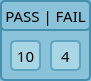
      <widget class="QFrame" name="frame_checklist_3">
       <property name="geometry">
        <rect>
         <x>230</x>
         <y>400</y>
         <width>91</width>
         <height>81</height>
        </rect>
       </property>
       <property name="font">
        <font>
         <pointsize>10</pointsize>
        </font>
       </property>
       <property name="styleSheet">
        <string notr="true">background-color: #89C2D9; 
border-radius: 5px;
border: 2px solid #468FAF;
</string>
       </property>
       <property name="frameShape">
        <enum>QFrame::StyledPanel</enum>
       </property>
       <property name="frameShadow">
        <enum>QFrame::Raised</enum>
       </property>
       <widget class="QLabel" name="label_checklist_passes">
        <property name="geometry">
         <rect>
          <x>10</x>
          <y>40</y>
          <width>31</width>
          <height>31</height>
         </rect>
        </property>
        <property name="font">
         <font>
          <family>Bahnschrift SemiLight</family>
          <pointsize>11</pointsize>
          <bold>false</bold>
         </font>
        </property>
        <property name="autoFillBackground">
         <bool>false</bool>
        </property>
        <property name="styleSheet">
         <string notr="true">QLabel {
background-color: #A9D6E5;
border-radius:5px;
border: 2px solid #61A5C2;
}</string>
        </property>
        <property name="text">
         <string>10</string>
        </property>
        <property name="alignment">
         <set>Qt::AlignCenter</set>
        </property>
       </widget>
       <widget class="QLabel" name="label_checklist_fails">
        <property name="geometry">
         <rect>
          <x>50</x>
          <y>40</y>
          <width>31</width>
          <height>31</height>
         </rect>
        </property>
        <property name="font">
         <font>
          <family>Bahnschrift SemiLight</family>
          <pointsize>11</pointsize>
          <bold>false</bold>
         </font>
        </property>
        <property name="autoFillBackground">
         <bool>false</bool>
        </property>
        <property name="styleSheet">
         <string notr="true">QLabel {
background-color: #A9D6E5;
border-radius:5px;
border: 2px solid #61A5C2;
}</string>
        </property>
        <property name="text">
         <string>4</string>
        </property>
        <property name="alignment">
         <set>Qt::AlignCenter</set>
        </property>
       </widget>
       <widget class="QLabel" name="label_checklist_25">
        <property name="geometry">
         <rect>
          <x>0</x>
          <y>0</y>
          <width>91</width>
          <height>31</height>
         </rect>
        </property>
        <property name="font">
         <font>
          <family>Bahnschrift SemiLight</family>
          <pointsize>11</pointsize>
          <bold>false</bold>
         </font>
        </property>
        <property name="autoFillBackground">
         <bool>false</bool>
        </property>
        <property name="styleSheet">
         <string notr="true">QLabel {
background-color: #89C2D9;
border-radius:5px;
border: 2px solid #468FAF;
}</string>
        </property>
        <property name="text">
         <string>PASS | FAIL</string>
        </property>
        <property name="alignment">
         <set>Qt::AlignCenter</set>
        </property>
       </widget>
      </widget>
